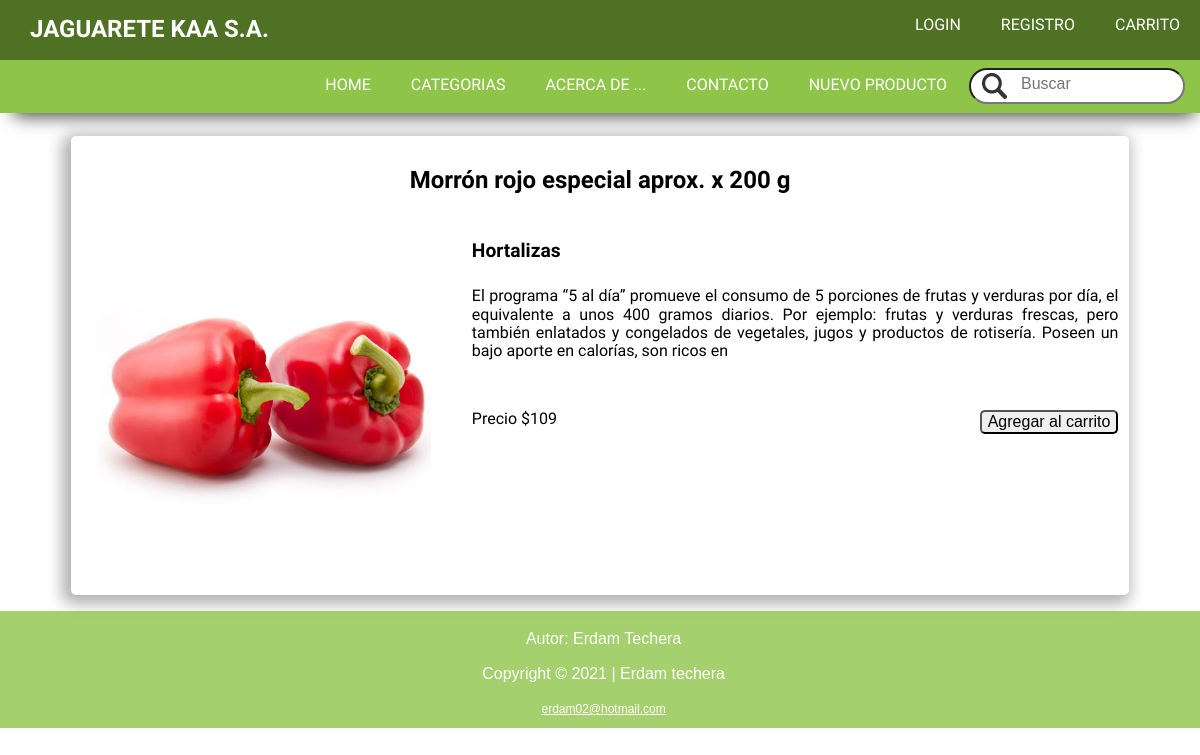
Screenshot of /productos/2 with the database file from the repository.
### JAGUARETE/models.py (models this page shows, shortened)
class Producto(models.Model):
    titulo = models.CharField(max_length=50)
    imagen = models.ImageField(upload_to="_img", null=True)
    descripcion = models.CharField(max_length=500)
    precio = models.IntegerField()
    categoria = models.ForeignKey(Categoria, null=False, blank=False, on_delete=models.CASCADE)

class Categoria(models.Model):
    nombre= models.CharField(max_length=120, default="")
    def __str__(self):
       return f"{self.nombre}"

### JAGUARETE/views.py (the view)
# urls.py: path('productos/<int:producto_id>', views.productos, name="productos"),
def productos(request, producto_id):
    producto = Producto.objects.get(id=producto_id)
    categoria = Categoria.objects.all()
    return render(request, "JAGUARETE/producto.html",{
        "titulo": "producto",
        "producto": producto,
        "categorias": categoria
    })

### JAGUARETE/templates/JAGUARETE/producto.html (shortened to what this page needs)
{% extends "JAGUARETE/layout.html" %}
 {% block main %}
{% load static %}
      <main>
         <section>
            <article id="articuloSecundario">
               <h2 class="centrar"> {% if producto %} {{ producto.titulo }} {% else %} Titulo del producto{% endif %}</h2>
               <div  class="flexCaja">
                <div id="imagen"> {% if producto %}  <img src="{{producto.imagen.url}}" alt=""> {% else %}<img src="{% static '_img/iconos/foto.png' %}" alt="">{% endif %}</div>
                <div id="descripcion"><h4>{% if producto %} {{ producto.categoria }} {% else %} Categoría{% endif %}</h4>
                {% if producto %} {{ producto.descripcion }} {% endif %}
                    <p></p>
           <div id="precio">Precio{% if producto %} ${{ producto.precio }} {% else %} $xxxxx{% endif %} <input type="button" value="Agregar al carrito"></div>
                </div>
                </div>
            </article>
         </section>
      </main>
 {% endblock %}

### JAGUARETE/static/_css/estilo.css (style rules this page uses)
:root { --colorEncabezado: rgb(79, 113, 36); --colorPagina: rgb(142, 197, 73); --colorTexto: #77837F; --colorFooter: rgba(142, 197, 73, .8); --colorBotonHover: rgba(142, 197, 73, .5); --colorBlanco: white; --menuUser: rgba(142, 197, 73, .8); --transparente:rgba(0, 0, 0, 0.75); }
body { font-family: 'Lemonada', cursive; }
main { width: 100%; padding-top: 1%; padding-bottom: .3%; : }
section { width: 90%; margin: 0 auto 1% auto; }
#articuloSecundario p { padding-bottom: 13px; padding: 10px; }

### JAGUARETE/static/_css/buscador.css (style rules this page uses)
input::placeholder { padding-left: 50px; transition: all .5s; }

### JAGUARETE/static/_css/articulos.css (style rules this page uses)
#articuloSecundario { padding: 1%; }
input[type="button"] { display: block; cursor: pointer; border-radius: 5px; }
article { margin: 1%; background: var(--colorBlanco); border-radius: 5px; -webkit-box-shadow: -4px 4px 15px 5px rgba(0,0,0,0.31); box-shadow: -4px 4px 15px 5px rgba(0,0,0,0.31); }

### JAGUARETE/static/_css/productos.css (style rules this page uses)
.centrar { text-align: center; }
.flexCaja { display: flex; width: 100%; }
#imagen { width: 40%; }
#imagen img { object-fit: contain; width: 90%; margin: 4.5%; }
#descripcion { width: 70%; padding-left: 2%; text-align: justify; texto-justify: inter-palabra; }
#descripcion p { font-size: .9em; }
#descripcion h4 { font-size: 1.2em; }
#precio { width: 100%; padding-right: 3%; }
#precio input[type="button"] { float: right; }

### rows the page displays
Producto: titulo "Morrón rojo especial aprox. x 200 g", imagen (picture), categoria "Hortalizas", descripcion "El programa “5 al día” promueve el consumo de 5 porciones de frutas y verduras por día, el equivalente a unos 400 gramos diarios. Por ejemplo: frutas y verduras frescas, pero también enlatados y congelados de vegetales, jugos y productos de rotisería. Poseen un bajo aporte en calorías, son ricos en", precio "109"
